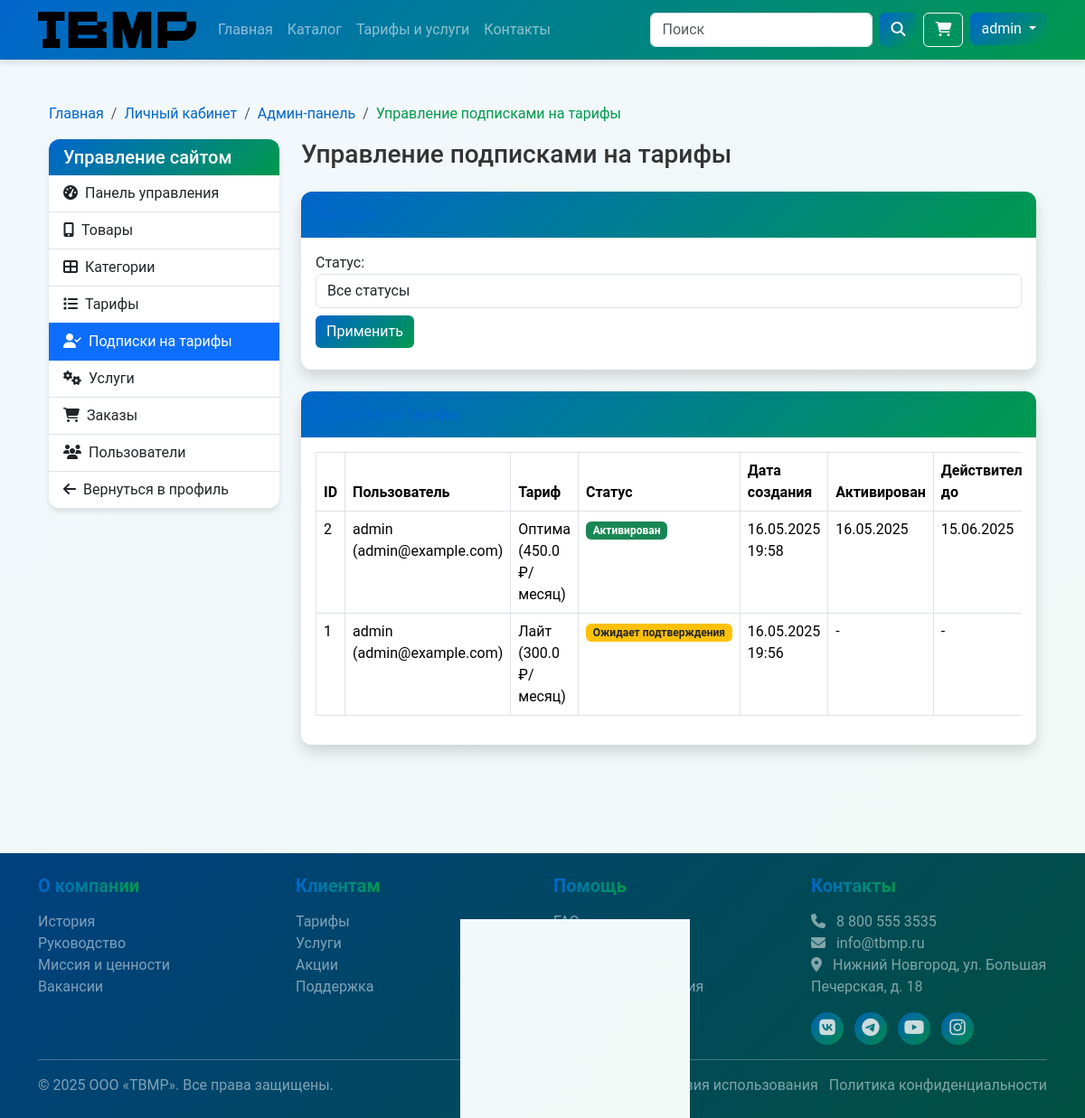
Page /admin/tariff_subscriptions (signed in) on the committed database.
### app/models.py (models this page shows, shortened)
class User(UserMixin, db.Model):
    id = db.Column(db.Integer, primary_key=True)
    username = db.Column(db.String(80), unique=True, nullable=False)
    email = db.Column(db.String(120), unique=True, nullable=False)
    password_hash = db.Column(db.String(128))
    first_name = db.Column(db.String(80))
    last_name = db.Column(db.String(80))
    phone = db.Column(db.String(20))
    address = db.Column(db.String(200))
    created_at = db.Column(db.DateTime, default=datetime.utcnow)
    is_admin = db.Column(db.Boolean, default=False)
    orders = db.relationship('Order', backref='user', lazy=True)
    cart_items = db.relationship('CartItem', backref='user', lazy=True, cascade='all, delete-orphan')

class TariffSubscription(db.Model):
    id = db.Column(db.Integer, primary_key=True)
    user_id = db.Column(db.Integer, db.ForeignKey('user.id'), nullable=False)
    tariff_id = db.Column(db.Integer, db.ForeignKey('tariff.id'), nullable=False)
    status = db.Column(db.String(20), default='pending')  # pending, active, cancelled, expired
    created_at = db.Column(db.DateTime, default=datetime.utcnow)
    activated_at = db.Column(db.DateTime)
    expires_at = db.Column(db.DateTime)
    admin_comment = db.Column(db.Text)
    user = db.relationship('User', backref='tariff_subscriptions')

class Tariff(db.Model):
    id = db.Column(db.Integer, primary_key=True)
    name = db.Column(db.String(120), nullable=False)
    description = db.Column(db.Text)
    price = db.Column(db.Float, nullable=False)
    period = db.Column(db.String(20), nullable=False)  # месяц, год и т.д.
    features = db.Column(db.Text)  # JSON строка с особенностями тарифа
    image = db.Column(db.String(200))
    is_active = db.Column(db.Boolean, default=True)
    subscriptions = db.relationship('TariffSubscription', backref='tariff', lazy=True)

### app/routes/admin.py (the view)
@bp.route('/tariff_subscriptions')
@login_required
@admin_required
def tariff_subscriptions():
    from ..models import TariffSubscription
    status_filter = request.args.get('status', 'all')
    query = TariffSubscription.query
    if status_filter != 'all':
        query = query.filter_by(status=status_filter)
    subscriptions = query.order_by(TariffSubscription.created_at.desc()).all()
    return render_template(
        'admin/tariff_subscriptions.html',
        subscriptions=subscriptions,
        status_filter=status_filter
    )

### app/templates/admin/tariff_subscriptions.html (shortened to what this page needs)
{% extends 'base.html' %}
{% block content %}
<div class="container mt-4 mb-5">
    <nav aria-label="breadcrumb">
        <ol class="breadcrumb">
            <li class="breadcrumb-item"><a href="{{ url_for('main.index') }}">Главная</a></li>
            <li class="breadcrumb-item"><a href="{{ url_for('auth.profile') }}">Личный кабинет</a></li>
            <li class="breadcrumb-item"><a href="{{ url_for('admin_panel.index') }}">Админ-панель</a></li>
            <li class="breadcrumb-item active" aria-current="page">Управление подписками на тарифы</li>
        </ol>
    </nav>
    <div class="row">
        <div class="col-md-3 mb-4">
            <div class="card">
                <div class="card-header bg-dark text-white">
                    <h5 class="mb-0">Управление сайтом</h5>
                </div>
                <div class="list-group list-group-flush">
                    <a href="{{ url_for('admin_panel.index') }}" class="list-group-item list-group-item-action">
                        <i class="fas fa-tachometer-alt me-2"></i>Панель управления
                    </a>
                    <a href="{{ url_for('admin_panel.products') }}" class="list-group-item list-group-item-action">
                        <i class="fas fa-mobile-alt me-2"></i>Товары
                    </a>
                    <a href="{{ url_for('admin_panel.categories') }}" class="list-group-item list-group-item-action">
                        <i class="fas fa-th-large me-2"></i>Категории
                    </a>
                    <a href="{{ url_for('admin_panel.tariffs') }}" class="list-group-item list-group-item-action">
                        <i class="fas fa-list me-2"></i>Тарифы
                    </a>
                    <a href="{{ url_for('admin_panel.tariff_subscriptions') }}" class="list-group-item list-group-item-action active">
                        <i class="fas fa-user-check me-2"></i>Подписки на тарифы
                    </a>
                    <a href="{{ url_for('admin_panel.services') }}" class="list-group-item list-group-item-action">
                        <i class="fas fa-cogs me-2"></i>Услуги
                    </a>
                    <a href="{{ url_for('admin_panel.orders') }}" class="list-group-item list-group-item-action">
                        <i class="fas fa-shopping-cart me-2"></i>Заказы
                    </a>
                    <a href="{{ url_for('admin_panel.users') }}" class="list-group-item list-group-item-action">
                        <i class="fas fa-users me-2"></i>Пользователи
                    </a>
                    <a href="{{ url_for('auth.profile') }}" class="list-group-item list-group-item-action">
                        <i class="fas fa-arrow-left me-2"></i>Вернуться в профиль
                    </a>
                </div>
            </div>
        </div>
        <div class="col-md-9">
            <h1 class="h3 mb-4 text-gray-800">Управление подписками на тарифы</h1>
    <div class="card shadow mb-4">
        <div class="card-header py-3">
            <h6 class="m-0 font-weight-bold text-primary">Фильтры</h6>
        </div>
        <div class="card-body">
            <form method="get" action="{{ url_for('admin_panel.tariff_subscriptions') }}" class="form-inline">
                <div class="form-group mb-2 mr-2">
                    <label for="statusFilter" class="mr-2">Статус:</label>
                    <select class="form-control" id="statusFilter" name="status">
                        <option value="all" {% if status_filter == 'all' %}selected{% endif %}>Все статусы</option>
                    </select>
                </div>
                <button type="submit" class="btn btn-primary mb-2">Применить</button>
            </form>
        </div>
    </div>
    <div class="card shadow mb-4">
        <div class="card-header py-3">
            <h6 class="m-0 font-weight-bold text-primary">Подписки на тарифы</h6>
        </div>
        <div class="card-body">
            {% if subscriptions %}
            <div class="table-responsive">
                <table class="table table-bordered" id="dataTable" width="100%" cellspacing="0">
                    <thead>
                        <tr>
                            <th>ID</th>
                            <th>Пользователь</th>
                            <th>Тариф</th>
                            <th>Статус</th>
                            <th>Дата создания</th>
                            <th>Активирован</th>
                            <th>Действителен до</th>
                        </tr>
                    </thead>
                    <tbody>
                        {% for subscription in subscriptions %}
                        <tr>
                            <td>{{ subscription.id }}</td>
                            <td>{{ subscription.user.username }} ({{ subscription.user.email }})</td>
                            <td>{{ subscription.tariff.name }} ({{ subscription.tariff.price }} ₽/{{ subscription.tariff.period }})</td>
                            <td>
                                {% if subscription.status == 'pending' %}                                <span class="badge bg-warning text-dark">Ожидает подтверждения</span>
                                {% elif subscription.status == 'active' %}
                                <span class="badge bg-success">Активирован</span>
                                {% elif subscription.status == 'cancelled' %}
                                <span class="badge bg-danger">Отменен</span>
                                {% elif subscription.status == 'expired' %}
                                <span class="badge bg-secondary">Истек срок</span>
                                {% endif %}
                            </td>
                            <td>{{ subscription.created_at.strftime('%d.%m.%Y %H:%M') }}</td>
                            <td>{{ subscription.activated_at.strftime('%d.%m.%Y') if subscription.activated_at else '-' }}</td>
                            <td>{{ subscription.expires_at.strftime('%d.%m.%Y') if subscription.expires_at else '-' }}</td>
                        </tr>
                        {% endfor %}
                    </tbody>
                </table>
            </div>            {% else %}
            <div class="text-center py-4">
                <p class="text-gray-500">Нет подписок, соответствующих выбранным критериям.</p>
            </div>
            {% endif %}
        </div>
    </div>
        </div>
    </div>
</div>
{% endblock %}

### app/templates/base.html (shortened to what this page needs)
<!DOCTYPE html>
<html lang="ru">
<head>    <meta charset="UTF-8">
    <link href="https://cdn.jsdelivr.net/npm/bootstrap@5.3.2/dist/css/bootstrap.min.css" rel="stylesheet">
    <link rel="stylesheet" href="https://cdnjs.cloudflare.com/ajax/libs/font-awesome/6.5.1/css/all.min.css">
    <link rel="stylesheet" href="{{ url_for('static', filename='css/style.css') }}">
    <link rel="stylesheet" href="{{ url_for('static', filename='css/gradient_overrides.css') }}">
    <link rel="stylesheet" href="{{ url_for('static', filename='css/category-icons.css') }}">
</head>
<body>    <header>
        <nav class="navbar navbar-expand-lg navbar-dark bg-primary" style="box-shadow: 0 4px 6px rgba(0, 0, 0, 0.1);">
            <div class="container">                <a class="navbar-brand" href="{{ url_for('main.index') }}">
                    <img src="{{ url_for('static', filename='img/Logo.svg') }}" alt="TBMP" height="40">
                </a>
                <div class="collapse navbar-collapse" id="navbarMain">
                    <ul class="navbar-nav me-auto mb-2 mb-lg-0">
                        <li class="nav-item">
                            <a class="nav-link {% if request.endpoint == 'main.index' %}active{% endif %}" href="{{ url_for('main.index') }}">Главная</a>
                        </li>
                        <li class="nav-item">
                            <a class="nav-link {% if request.endpoint.startswith('catalog') %}active{% endif %}" href="{{ url_for('catalog.index') }}">Каталог</a>
                        </li>                        <li class="nav-item">
                            <a class="nav-link {% if request.endpoint.startswith('tariffs') %}active{% endif %}" href="{{ url_for('tariffs.index') }}">Тарифы и услуги</a>
                        </li>
                        <li class="nav-item">
                            <a class="nav-link {% if request.endpoint == 'main.contacts' %}active{% endif %}" href="{{ url_for('main.contacts') }}">Контакты</a>
                        </li>
                    </ul>
                    <form class="d-flex me-2" action="{{ url_for('main.search') }}" method="get">
                        <input class="form-control me-2" type="search" name="q" placeholder="Поиск" aria-label="Search">
                        <button class="btn btn-success" type="submit"><i class="fas fa-search"></i></button>
                    </form>
                    <div class="d-flex">                        <a href="{{ url_for('cart.view_cart') }}" class="btn btn-outline-light me-2">
                            <i class="fas fa-shopping-cart"></i>
                        </a>
                        {% if current_user.is_authenticated %}                            <div class="dropdown">
                                <button class="btn btn-success dropdown-toggle" type="button" id="userDropdown" data-bs-toggle="dropdown" aria-expanded="false">
                                    {{ current_user.username }}
                                </button>
                            </div>
                        {% else %}
                            <a href="{{ url_for('auth.login') }}" class="btn btn-success">Войти</a>
                        {% endif %}
                    </div>
                </div>
            </div>
        </nav>
    </header>
    <main class="py-4">
        <div class="container">
            {% block content %}{% endblock %}
        </div>
    </main>    <footer class="text-white py-4 mt-4" style="background: linear-gradient(135deg, #004080, #005040);">
        <div class="container">
            <div class="row">
                <div class="col-md-3 mb-4 mb-md-0">
                    <h5>О компании</h5>
                    <ul class="list-unstyled">
                        <li><a href="#" class="text-white-50">История</a></li>
                        <li><a href="#" class="text-white-50">Руководство</a></li>
                        <li><a href="#" class="text-white-50">Миссия и ценности</a></li>
                        <li><a href="#" class="text-white-50">Вакансии</a></li>
                    </ul>
                </div>
                <div class="col-md-3 mb-4 mb-md-0">
                    <h5>Клиентам</h5>
                    <ul class="list-unstyled">
                        <li><a href="#" class="text-white-50">Тарифы</a></li>
                        <li><a href="#" class="text-white-50">Услуги</a></li>
                        <li><a href="#" class="text-white-50">Акции</a></li>
                        <li><a href="#" class="text-white-50">Поддержка</a></li>
                    </ul>
                </div>
                <div class="col-md-3 mb-4 mb-md-0">
                    <h5>Помощь</h5>
                    <ul class="list-unstyled">
                        <li><a href="#" class="text-white-50">FAQ</a></li>
                        <li><a href="#" class="text-white-50">Контактный центр</a></li>
                        <li><a href="#" class="text-white-50">Обратная связь</a></li>
                        <li><a href="#" class="text-white-50">Офисы обслуживания</a></li>
                    </ul>
                </div>
                <div class="col-md-3">
                    <h5>Контакты</h5>                    <p class="text-white-50">
                        <i class="fas fa-phone me-2"></i> 8 800 555 3535<br>
                        <i class="fas fa-envelope me-2"></i> info@tbmp.ru<br>
                        <i class="fas fa-map-marker-alt me-2"></i> Нижний Новгород, ул. Большая Печерская, д. 18
                    </p>
                    <div class="social-links mt-3">
                        <a href="#" class="text-white me-2"><i class="fab fa-vk fa-lg"></i></a>
                        <a href="#" class="text-white me-2"><i class="fab fa-telegram fa-lg"></i></a>
                        <a href="#" class="text-white me-2"><i class="fab fa-youtube fa-lg"></i></a>
                        <a href="#" class="text-white me-2"><i class="fab fa-instagram fa-lg"></i></a>
                    </div>
                </div>
            </div>
            <hr class="bg-secondary">
            <div class="row">                <div class="col-md-6">
                    <p class="mb-0 text-white-50">&copy; {{ now.year }} ООО «TBMP». Все права защищены.</p>
                </div>
                <div class="col-md-6 text-md-end">
                    <ul class="list-inline mb-0">
                        <li class="list-inline-item"><a href="#" class="text-white-50">Условия использования</a></li>
                        <li class="list-inline-item"><a href="#" class="text-white-50">Политика конфиденциальности</a></li>
                    </ul>
                </div>
            </div>
        </div>
    </footer>
</body>
</html>

### rows in the picture
User: username "admin"
TariffSubscription: id "2", user.username "admin", user.email "admin@example.com", tariff.name "Оптима", tariff.price "450.0", tariff.period "месяц", status "Активирован", created_at "16.05.2025 19:58", activated_at "16.05.2025", expires_at "15.06.2025"
TariffSubscription: id "1", user.username "admin", user.email "admin@example.com", tariff.name "Лайт", tariff.price "300.0", tariff.period "месяц", status "Ожидает подтверждения", created_at "16.05.2025 19:56", activated_at "-", expires_at "-"
